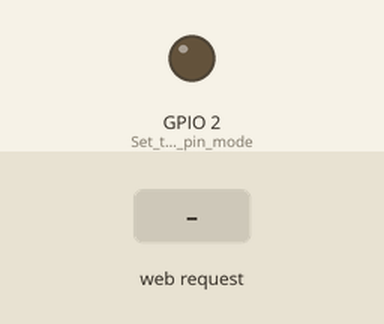
Recording of a sketch running on a simulated ESP32. Shown: output pins drawn as LEDs (lit = HIGH). Inputs (shaded band) come from the test bench. WiFi joins after 1.5 s; servers stay silent unless stated; what the sketch prints to the serial monitor is not drawn.

Above: at 2.7 s.
2.8 s: HTTP request GET /H received
At 3.2 s:
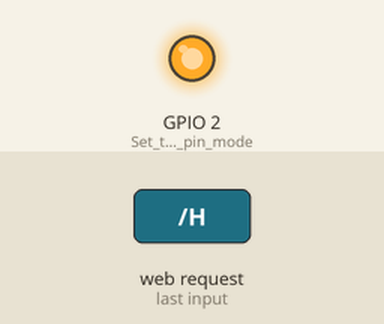
4.3 s: HTTP request GET /L received
At 5.5 s:
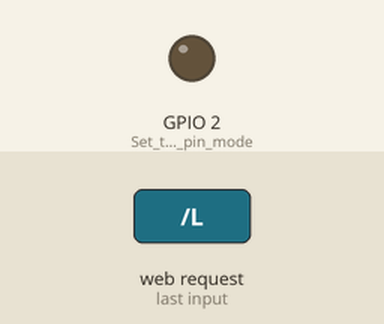
Timing chart, 0 to 7.3 s (numbered marks = the images above; inputs shaded):
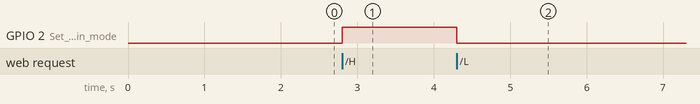

Measured:
- after the input at 2.8 s, GPIO 2 (Set_the_LED_pin_mode): LOW → HIGH at once
- after the input at 4.3 s, GPIO 2 (Set_the_LED_pin_mode): HIGH → LOW at once

The sketch:

SimpleWiFiServer.ino
```cpp
#include <WiFi.h>
#include <HTTPClient.h>


const char* ssid = ""; // wifi network name
const char* password = ""; // wifi password

const char* htmlServerUrl = "http://127.0.0.1:5500/index.html"; // External server URL for HTML file

WiFiServer server(80);

void setup() {
  Serial.begin(9600);
  pinMode(2, OUTPUT);  // Set the LED pin mode

  // Connect to Wi-Fi
  Serial.println();
  Serial.print("Connecting to ");
  Serial.println(ssid);

  WiFi.begin(ssid, password);

  while (WiFi.status() != WL_CONNECTED) {
    delay(500);
    Serial.print(".");
  }

  Serial.println("");
  Serial.println("WiFi connected.");
  Serial.println("IP address: ");
  Serial.println(WiFi.localIP());

  server.begin();
}

void loop() {
  WiFiClient client = server.available();   // Listen for incoming clients
  if (client) {                             // If a new client connects,
    String request = client.readStringUntil('\r'); // Read the HTTP request
    client.flush();

    // Match the request and fetch the HTML file from the external server
    if (request.indexOf("GET / ") >= 0) {
      WiFiClientSecure secureClient;
      secureClient.setInsecure();  // Disable SSL certificate validation (useful for testing)

      HTTPClient http;
      http.begin(secureClient, htmlServerUrl);  // Specify the URL of the external server
      int httpResponseCode = http.GET();  // Send the GET request

      if (httpResponseCode > 0) {
        String payload = http.getString();  // Get the response payload (HTML content)

        client.println("HTTP/1.1 200 OK");
        client.println("Content-type:text/html");
        client.println();

        // Send the fetched HTML to the client
        client.print(payload);
      } else {
        Serial.print("Error on HTTP request: ");
        Serial.println(httpResponseCode);
      }

      http.end();  // Close the connection
    }

    // Check to see if the client request was "GET /H" or "GET /L":
    if (request.indexOf("GET /H") >= 0) {
      digitalWrite(2, HIGH);  // GET /H turns the LED on
      Serial.print("H");
    }
    if (request.indexOf("GET /L") >= 0) {
      digitalWrite(2, LOW);   // GET /L turns the LED off
      Serial.print("L");
    }
    if (request.indexOf("GET /O") >= 0) {
      Serial.print("O");
    }
    if (request.indexOf("GET /S") >= 0) {
      Serial.print("S");
    }
    if (request.indexOf("GET /W") >= 0) {
      Serial.print("W");
    }

    // Clear out any remaining input from the client to prevent the issue of repeated characters
    while (client.available()) {
      client.read();
    }

    // Close the connection
    client.stop();
  }
}
```
